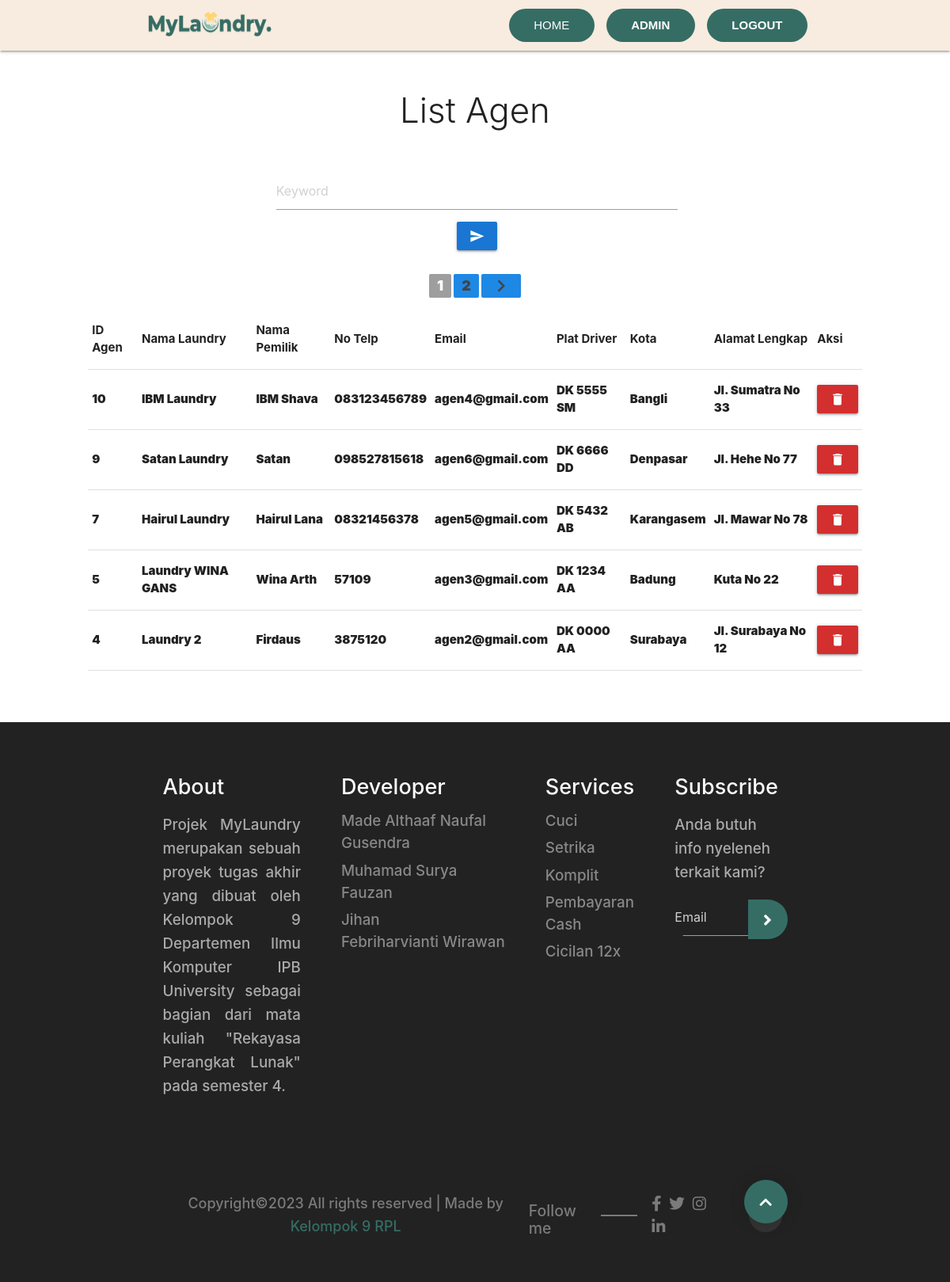
The page /list-agen.php (signed in) on the database as committed earlier.
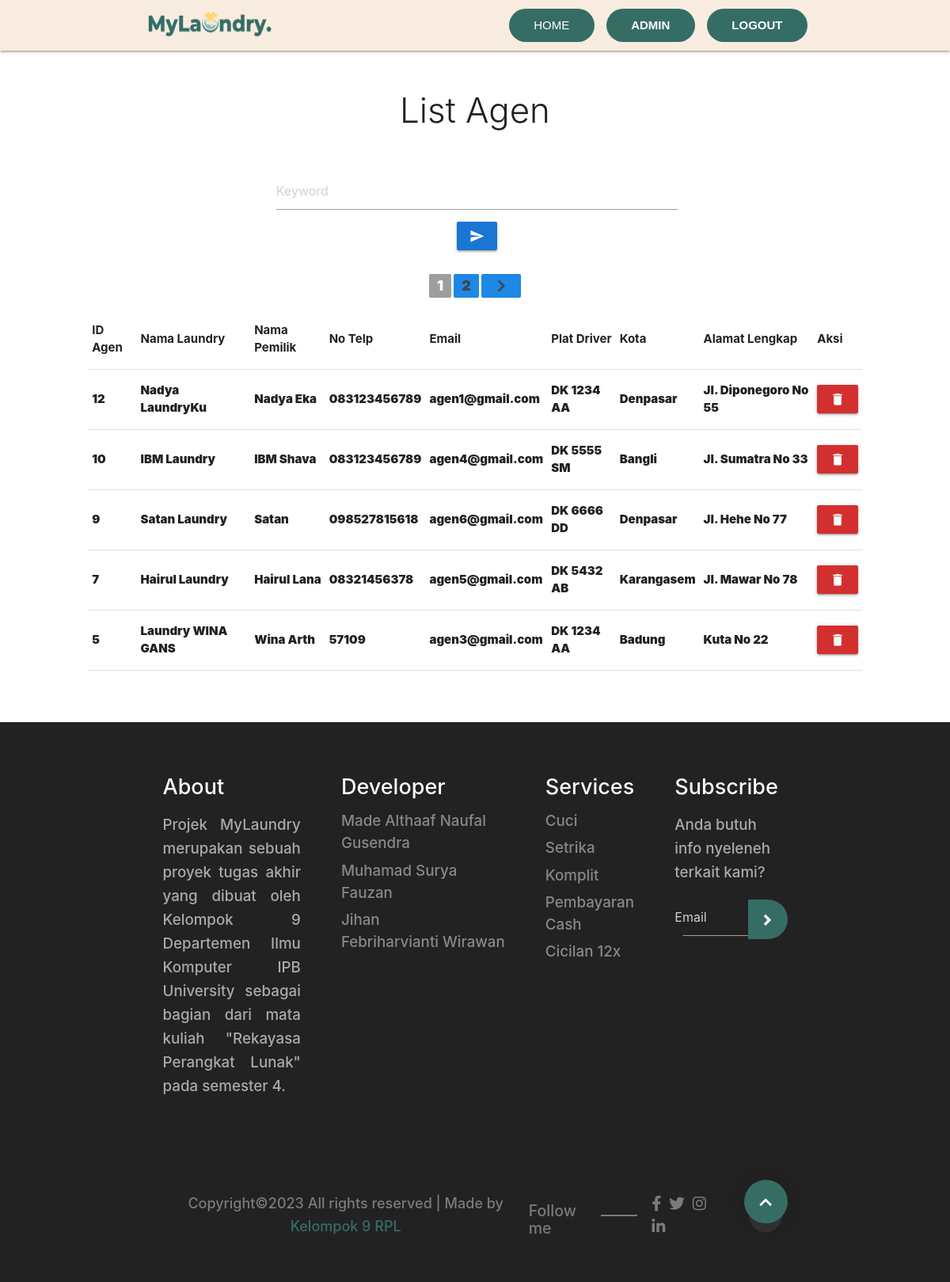
The same page on the database as committed later.
### tables this page shows
CREATE TABLE `agen` (
  `id_agen` int(11) NOT NULL,
  `nama_laundry` varchar(30) DEFAULT NULL,
  `nama_pemilik` varchar(30) DEFAULT NULL,
  `telp` varchar(13) DEFAULT NULL,
  `email` varchar(30) DEFAULT NULL,
  `kota` varchar(20) DEFAULT NULL,
  `alamat` varchar(100) DEFAULT NULL,
  `plat_driver` varchar(12) DEFAULT NULL,
  `foto` text NOT NULL,
  `password` varchar(255) DEFAULT NULL
);

### list-agen.php (the view, shortened to what this page needs)
<?php
include 'connect-db.php';
$jumlahDataPerHalaman = 5;
$query = mysqli_query($connect,"SELECT * FROM agen");
$jumlahData = mysqli_num_rows($query);
$jumlahHalaman = ceil($jumlahData / $jumlahDataPerHalaman);
if ( isset($_GET["page"])){
    $halamanAktif = $_GET["page"];
}else{
    $halamanAktif = 1;
}
$awalData = ( $jumlahDataPerHalaman * $halamanAktif ) - $jumlahDataPerHalaman;
$agen = mysqli_query($connect,"SELECT * FROM agen ORDER BY id_agen DESC LIMIT $awalData, $jumlahDataPerHalaman");
?>
<!DOCTYPE html>
<html lang="en">
<head>
</head>
<body>
    <?php include 'header.php'; ?>
    <h3 class="header light center">List Agen</h3>
    <br>
    <form class="col s12 center" action="" method="post">
        <div class="input-field inline">
            <input type="text" size=40 name="keyword" placeholder="Keyword">
            <button type="submit" class="btn waves-effect blue darken-2" name="cari"><i class="material-icons">send</i></button>
        </div>
    </form>
    <div class="row">
        <div class="col s10 offset-s1">
            <ul class="pagination center">
            <?php for( $i = 1; $i <= $jumlahHalaman; $i++ ) : ?>
                <?php if( $i == $halamanAktif ) : ?>
                    <li class="active grey"><a href="?page=<?= $i; ?>"><?= $i ?></a></li>
                <?php else : ?>
                    <li class="waves-effect blue darken-1"><a href="?page=<?= $i; ?>"><?= $i ?></a></li>
                <?php endif; ?>
            <?php endfor; ?>
            <?php if( $halamanAktif < $jumlahHalaman ) : ?>
                <li class="waves-effect blue darken-1">
                    <a class="page-link" href="?page=<?= $halamanAktif + 1; ?>"><i class="material-icons">chevron_right</i></a>
                </li>
            <?php endif; ?>
            </ul>
            <table cellpadding=10 border=1>
                <tr>
                    <th>ID Agen</th>
                    <th>Nama Laundry</th>
                    <th>Nama Pemilik</th>
                    <th>No Telp</th>
                    <th>Email</th>
                    <th>Plat Driver</th>
                    <th>Kota</th>
                    <th>Alamat Lengkap</th>
                    <th>Aksi</th>
                </tr>
                <?php foreach ($agen as $dataAgen) : ?>
                <tr>
                    <td><?= $dataAgen["id_agen"] ?></td>
                    <td><?= $dataAgen["nama_laundry"] ?></td>
                    <td><?= $dataAgen["nama_pemilik"] ?></td>
                    <td><?= $dataAgen["telp"] ?></td>
                    <td><?= $dataAgen["email"] ?></td>
                    <td><?= $dataAgen["plat_driver"] ?></td>
                    <td><?= $dataAgen["kota"] ?></td>
                    <td><?= $dataAgen["alamat"] ?></td>
                    <td><a class="btn red darken-2" href="list-agen.php?hapus=<?= $dataAgen['id_agen'] ?>" onclick="return confirm('Apakah anda yakin ingin menghapus data ?')"><i class="material-icons">delete</i></a></td>
                </tr>
                <?php endforeach ?>
            </table>
        </div>
        </div>
    <?php include "footer.php"; ?>
</body>
</html>

Rows that differ between the two databases and show on the page:
no longer on this page (row unchanged): agen: id_agen "4", nama_laundry "Laundry 2", nama_pemilik "Firdaus", telp "3875120", email "agen2@gmail.com", plat_driver "DK 0000 AA", kota "Surabaya", alamat "Jl. Surabaya No 12"
added agen: id_agen "12", nama_laundry "Nadya LaundryKu", nama_pemilik "Nadya Eka", telp "083123456789", email "agen1@gmail.com", plat_driver "DK 1234 AA", kota "Denpasar", alamat "Jl. Diponegoro No 55"
